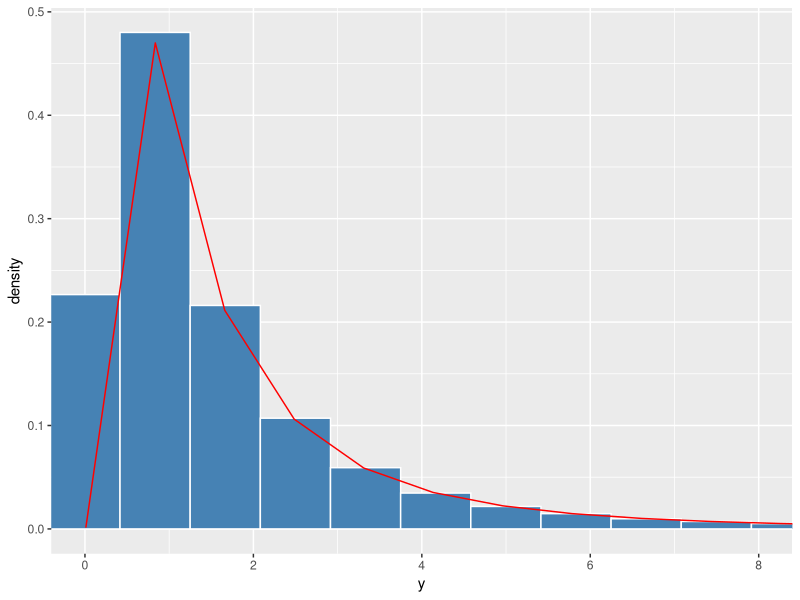
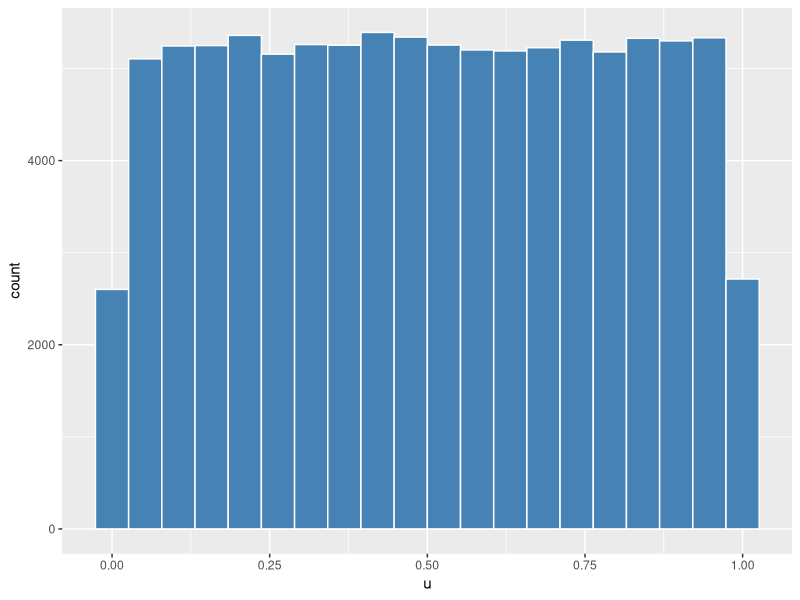
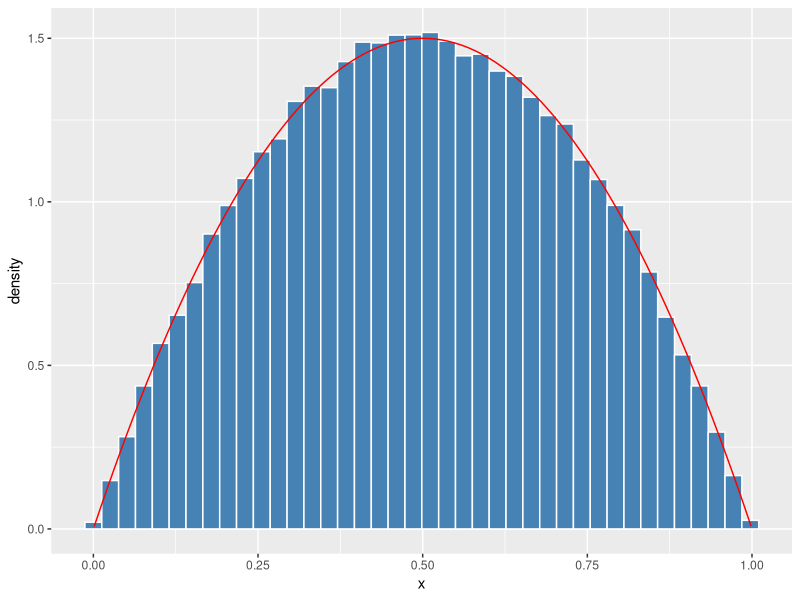
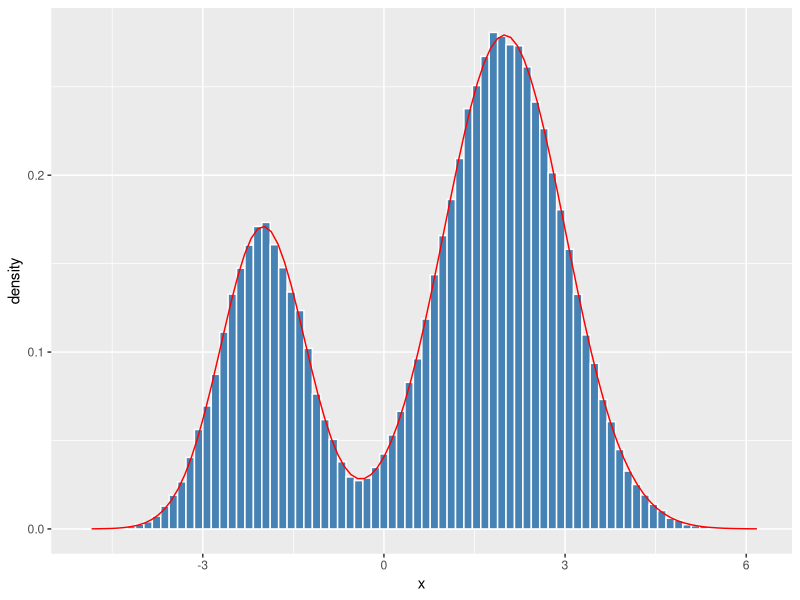

Source code (R) for these figures, in order:
## ---- chunk 1
library(tidyverse)
set.seed(2026)
## ---- chunk 2
x <- -2:2
p <- c(0.10, 0.20, 0.30, 0.25, 0.15)

tibble(x, p) |>
  mutate(y = x^2) |>
  group_by(y) |>
  summarise(p_y = sum(p))
## ---- chunk 3
y0 <- 1.5
2 * pnorm(sqrt(y0)) - 1
pchisq(y0, df = 1)
mean(rnorm(1e5)^2 <= y0)    # simulación
## ---- chunk 4
#| label: fig-lognormal
#| fig-cap: "Si X es N(0,1), Y = exp(X) sigue una lognormal."
y <- exp(rnorm(1e5))
densidad_y <- function(y) dnorm(log(y)) / y

ggplot(tibble(y), aes(y)) +
  geom_histogram(aes(y = after_stat(density)), bins = 100,
                 fill = "steelblue", color = "white") +
  stat_function(fun = densidad_y, color = "red") +
  coord_cartesian(xlim = c(0, 8))
## ---- chunk 5
#| label: fig-pit
#| fig-cap: "F(X) es uniforme: transformada integral de probabilidad de una normal."
u <- pnorm(rnorm(1e5, mean = 3, sd = 2), mean = 3, sd = 2)
ks.test(u, "punif")$p.value
ggplot(tibble(u), aes(u)) + geom_histogram(bins = 20, fill = "steelblue", color = "white")
## ---- chunk 6
lambda <- 2
x_exp <- -log(1 - runif(1e5)) / lambda
c(media = mean(x_exp), teorica = 1 / lambda)
ks.test(x_exp, "pexp", rate = lambda)$p.value
## ---- chunk 7
alfa <- 1.5
x_ray <- alfa * sqrt(-2 * log(1 - runif(1e5)))
Fray <- function(x) 1 - exp(-x^2 / (2 * alfa^2))
ks.test(x_ray, Fray)$p.value
## ---- chunk 8
valores <- c(1, 2, 3)
prob <- c(0.1, 0.3, 0.6)
u <- runif(1e5)
x_disc <- valores[findInterval(u, c(0, cumsum(prob)))]
round(rbind(simulada = prop.table(table(x_disc)), teorica = prob), 3)
## ---- chunk 9
#| label: fig-rechazo
#| fig-cap: "Muestra de una Beta(2, 2) obtenida por aceptación-rechazo."
rechazo_beta22 <- function(n) {
  salida <- numeric(0); intentos <- 0
  while (length(salida) < n) {
    x <- runif(n); u <- runif(n)
    acept <- u <= (6 * x * (1 - x)) / 1.5
    salida <- c(salida, x[acept]); intentos <- intentos + n
  }
  list(muestra = salida[1:n], tasa = n / intentos)
}

r <- rechazo_beta22(1e5)
r$tasa        # debe ser cercana a 1/M = 0,667

ggplot(tibble(x = r$muestra), aes(x)) +
  geom_histogram(aes(y = after_stat(density)), bins = 40,
                 fill = "steelblue", color = "white") +
  stat_function(fun = dbeta, args = list(shape1 = 2, shape2 = 2), color = "red")
## ---- chunk 10
n <- 5e4
u1 <- runif(n); u2 <- runif(n)
z1 <- sqrt(-2 * log(u1)) * cos(2 * pi * u2)
z2 <- sqrt(-2 * log(u1)) * sin(2 * pi * u2)
c(media = mean(z1), desv = sd(z1), correlacion = cor(z1, z2))
ks.test(z1, "pnorm")$p.value
## ---- chunk 11
#| label: fig-mezcla
#| fig-cap: "Mezcla de dos normales: 30 % de N(-2, 0,7) y 70 % de N(2, 1)."
n <- 1e5
comp <- sample(1:2, n, replace = TRUE, prob = c(0.3, 0.7))
x_mix <- ifelse(comp == 1, rnorm(n, -2, 0.7), rnorm(n, 2, 1))

ggplot(tibble(x = x_mix), aes(x)) +
  geom_histogram(aes(y = after_stat(density)), bins = 80,
                 fill = "steelblue", color = "white") +
  stat_function(fun = function(x) 0.3 * dnorm(x, -2, 0.7) + 0.7 * dnorm(x, 2, 1),
                color = "red")
